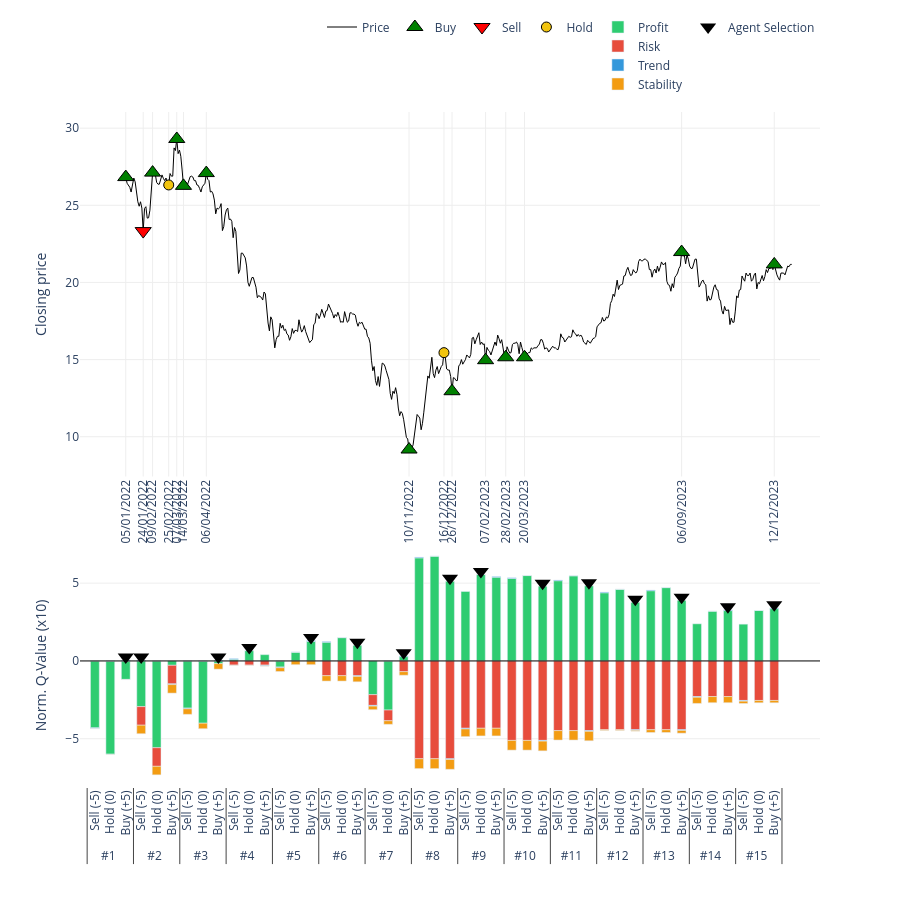

This figure's notebook cell:
### Code cell
# 2. Gọi hàm vẽ (Truyền đúng tên biến vào)
fig_hpg = plot_agent_reasoning_minimalist(
    ticker='HPG',                    # Tên mã cổ phiếu hiển thị trên tiêu đề
    df_price=df_processed_test_HPG,  # Dữ liệu giá
    actions=actions_HPG,             # Hành động thực tế
    q_history=q_values_history_HPG,      # Lịch sử Q-value (Input quan trọng)
    critical_indices=index_list_HPG,     # Danh sách các điểm cần vẽ
    scale=10                       # Thang đo hiển thị (để cột cao khoảng 50 đơn vị cho đẹp)
)
output_path_hpg = 'D:\\nckh\\SARSA_FinancialRL\\SARSA_FinancialRL\\Graph+Pic\\RDX_HPG_ucb.png'
fig_hpg.write_image(output_path_hpg, format='png', width=1400, height=900, scale=1)
print(f"✓ Đã xuất hình ảnh HPG tại: {output_path_hpg}")

# Hiển thị figure
fig_hpg.show()

### Figure 1 — Plotly figure (JSON) as saved in the notebook; plotly's stock layout.template omitted (floating-point values rounded to 4 significant figures; data arrays with more than 128 entries replaced by an {"elided": "..."} marker saying what was removed)
{"data": [{"hoverinfo": "x+y", "line": {"color": "black", "width": 1}, "mode": "lines", "name": "Price", "type": "scatter", "x": {"elided": "498 str values"}, "xaxis": "x", "y": {"elided": "498 float values"}, "yaxis": "y"}, {"marker": {"color": "green", "line": {"color": "black", "width": 1}, "size": 14, "symbol": "triangle-up"}, "mode": "markers", "name": "Buy", "type": "scatter", "x": ["05/01/2022", "09/02/2022", "07/03/2022", "14/03/2022", "06/04/2022", "10/11/2022", "26/12/2022", "07/02/2023", "28/02/2023", "20/03/2023", "06/09/2023", "12/12/2023"], "xaxis": "x", "y": [26.83, 27.12, 29.3, 26.26, 27.09, 9.17, 12.95, 14.96, 15.15, 15.15, 21.97, 21.17], "yaxis": "y"}, {"marker": {"color": "red", "line": {"color": "black", "width": 1}, "size": 14, "symbol": "triangle-down"}, "mode": "markers", "name": "Sell", "type": "scatter", "x": ["24/01/2022"], "xaxis": "x", "y": [23.33], "yaxis": "y"}, {"marker": {"color": "#f1c40f", "line": {"color": "black", "width": 1}, "size": 10, "symbol": "circle"}, "mode": "markers", "name": "Hold", "type": "scatter", "x": ["25/02/2022", "16/12/2022"], "xaxis": "x", "y": [26.32, 15.45], "yaxis": "y"}, {"legendgroup": "comp", "marker": {"color": "#2ecc71"}, "name": "Profit", "type": "bar", "x": [["#1", "#1", "#1", "#2", "#2", "#2", "#3", "#3", "#3", "#4", "#4", "#4", "#5", "#5", "#5", "#6", "#6", "#6", "#7", "#7", "#7", "#8", "#8", "#8", "#9", "#9", "#9", "#10", "#10", "#10", "#11", "#11", "#11", "#12", "#12", "#12", "#13", "#13", "#13", "#14", "#14", "#14", "#15", "#15", "#15"], ["Sell (-5)", "Hold (0)", "Buy (+5)", "Sell (-5)", "Hold (0)", "Buy (+5)", "Sell (-5)", "Hold (0)", "Buy (+5)", "Sell (-5)", "Hold (0)", "Buy (+5)", "Sell (-5)", "Hold (0)", "Buy (+5)", "Sell (-5)", "Hold (0)", "Buy (+5)", "Sell (-5)", "Hold (0)", "Buy (+5)", "Sell (-5)", "Hold (0)", "Buy (+5)", "Sell (-5)", "Hold (0)", "Buy (+5)", "Sell (-5)", "Hold (0)", "Buy (+5)", "Sell (-5)", "Hold (0)", "Buy (+5)", "Sell (-5)", "Hold (0)", "Buy (+5)", "Sell (-5)", "Hold (0)", "Buy (+5)", "Sell (-5)", "Hold (0)", "Buy (+5)", "Sell (-5)", "Hold (0)", "Buy (+5)"]], "xaxis": "x2", "y": [-4.299, -5.995, -1.188, -2.936, -5.578, -0.2793, -3.033, -4.002, -0.1739, 0.1043, 0.6667, 0.4033, -0.3936, 0.5714, 1.26, 1.202, 1.5, 0.9999, -2.168, -3.155, 0.2766, 6.625, 6.736, 5.118, 4.464, 5.556, 5.381, 5.3, 5.49, 4.802, 5.158, 5.475, 4.827, 4.381, 4.605, 3.765, 4.514, 4.716, 3.893, 2.386, 3.199, 3.237, 2.364, 3.245, 3.361], "yaxis": "y2"}, {"legendgroup": "comp", "marker": {"color": "#e74c3c"}, "name": "Risk", "type": "bar", "x": [["#1", "#1", "#1", "#2", "#2", "#2", "#3", "#3", "#3", "#4", "#4", "#4", "#5", "#5", "#5", "#6", "#6", "#6", "#7", "#7", "#7", "#8", "#8", "#8", "#9", "#9", "#9", "#10", "#10", "#10", "#11", "#11", "#11", "#12", "#12", "#12", "#13", "#13", "#13", "#14", "#14", "#14", "#15", "#15", "#15"], ["Sell (-5)", "Hold (0)", "Buy (+5)", "Sell (-5)", "Hold (0)", "Buy (+5)", "Sell (-5)", "Hold (0)", "Buy (+5)", "Sell (-5)", "Hold (0)", "Buy (+5)", "Sell (-5)", "Hold (0)", "Buy (+5)", "Sell (-5)", "Hold (0)", "Buy (+5)", "Sell (-5)", "Hold (0)", "Buy (+5)", "Sell (-5)", "Hold (0)", "Buy (+5)", "Sell (-5)", "Hold (0)", "Buy (+5)", "Sell (-5)", "Hold (0)", "Buy (+5)", "Sell (-5)", "Hold (0)", "Buy (+5)", "Sell (-5)", "Hold (0)", "Buy (+5)", "Sell (-5)", "Hold (0)", "Buy (+5)", "Sell (-5)", "Hold (0)", "Buy (+5)", "Sell (-5)", "Hold (0)", "Buy (+5)"]], "xaxis": "x2", "y": [0, 0, 0, -1.194, -1.194, -1.194, 0, 0, 0, -0.27, -0.27, -0.27, 0, 0, 0, -0.9498, -0.9498, -0.9498, -0.6905, -0.6905, -0.6905, -6.289, -6.289, -6.289, -4.327, -4.327, -4.327, -5.108, -5.108, -5.108, -4.48, -4.48, -4.48, -4.421, -4.421, -4.421, -4.421, -4.421, -4.421, -2.29, -2.29, -2.29, -2.54, -2.54, -2.54], "yaxis": "y2"}, {"legendgroup": "comp", "marker": {"color": "#3498db"}, "name": "Trend", "type": "bar", "x": [["#1", "#1", "#1", "#2", "#2", "#2", "#3", "#3", "#3", "#4", "#4", "#4", "#5", "#5", "#5", "#6", "#6", "#6", "#7", "#7", "#7", "#8", "#8", "#8", "#9", "#9", "#9", "#10", "#10", "#10", "#11", "#11", "#11", "#12", "#12", "#12", "#13", "#13", "#13", "#14", "#14", "#14", "#15", "#15", "#15"], ["Sell (-5)", "Hold (0)", "Buy (+5)", "Sell (-5)", "Hold (0)", "Buy (+5)", "Sell (-5)", "Hold (0)", "Buy (+5)", "Sell (-5)", "Hold (0)", "Buy (+5)", "Sell (-5)", "Hold (0)", "Buy (+5)", "Sell (-5)", "Hold (0)", "Buy (+5)", "Sell (-5)", "Hold (0)", "Buy (+5)", "Sell (-5)", "Hold (0)", "Buy (+5)", "Sell (-5)", "Hold (0)", "Buy (+5)", "Sell (-5)", "Hold (0)", "Buy (+5)", "Sell (-5)", "Hold (0)", "Buy (+5)", "Sell (-5)", "Hold (0)", "Buy (+5)", "Sell (-5)", "Hold (0)", "Buy (+5)", "Sell (-5)", "Hold (0)", "Buy (+5)", "Sell (-5)", "Hold (0)", "Buy (+5)"]], "xaxis": "x2", "y": [-0.04577, 0, 0.04577, 0.04577, 0, -0.04577, -0.04577, 0, 0.04577, 0.04577, 0, -0.04577, -0.04577, 0, 0.04577, 0.04577, 0, -0.04577, -0.04577, 0, 0.04577, 0.04577, 0, -0.04577, -0.04577, 0, 0.04577, 0.04577, 0, -0.04577, 0.04577, 0, -0.04577, 0.04577, 0, -0.04577, 0.04577, 0, -0.04577, -0.04577, 0, 0.04577, -0.04577, 0, 0.04577], "yaxis": "y2"}, {"legendgroup": "comp", "marker": {"color": "#f39c12"}, "name": "Stability", "type": "bar", "x": [["#1", "#1", "#1", "#2", "#2", "#2", "#3", "#3", "#3", "#4", "#4", "#4", "#5", "#5", "#5", "#6", "#6", "#6", "#7", "#7", "#7", "#8", "#8", "#8", "#9", "#9", "#9", "#10", "#10", "#10", "#11", "#11", "#11", "#12", "#12", "#12", "#13", "#13", "#13", "#14", "#14", "#14", "#15", "#15", "#15"], ["Sell (-5)", "Hold (0)", "Buy (+5)", "Sell (-5)", "Hold (0)", "Buy (+5)", "Sell (-5)", "Hold (0)", "Buy (+5)", "Sell (-5)", "Hold (0)", "Buy (+5)", "Sell (-5)", "Hold (0)", "Buy (+5)", "Sell (-5)", "Hold (0)", "Buy (+5)", "Sell (-5)", "Hold (0)", "Buy (+5)", "Sell (-5)", "Hold (0)", "Buy (+5)", "Sell (-5)", "Hold (0)", "Buy (+5)", "Sell (-5)", "Hold (0)", "Buy (+5)", "Sell (-5)", "Hold (0)", "Buy (+5)", "Sell (-5)", "Hold (0)", "Buy (+5)", "Sell (-5)", "Hold (0)", "Buy (+5)", "Sell (-5)", "Hold (0)", "Buy (+5)", "Sell (-5)", "Hold (0)", "Buy (+5)"]], "xaxis": "x2", "y": [-0.01025, -0.01025, -0.01025, -0.5495, -0.5495, -0.5495, -0.3541, -0.3541, -0.3541, -0.01736, -0.01736, -0.01736, -0.2405, -0.2405, -0.2405, -0.3455, -0.3455, -0.3455, -0.2286, -0.2286, -0.2286, -0.6319, -0.6319, -0.6319, -0.4933, -0.4933, -0.4933, -0.6256, -0.6256, -0.6256, -0.6057, -0.6057, -0.6057, -0.04808, -0.04808, -0.04808, -0.1777, -0.1777, -0.1777, -0.3955, -0.3955, -0.3955, -0.1494, -0.1494, -0.1494], "yaxis": "y2"}, {"marker": {"color": "black", "size": 14, "symbol": "triangle-down"}, "mode": "markers", "name": "Agent Selection", "showlegend": true, "type": "scatter", "x": [["#1", "#2", "#3", "#4", "#5", "#6", "#7", "#8", "#9", "#10", "#11", "#12", "#13", "#14", "#15"], ["Buy (+5)", "Sell (-5)", "Buy (+5)", "Hold (0)", "Buy (+5)", "Buy (+5)", "Buy (+5)", "Buy (+5)", "Hold (0)", "Buy (+5)", "Buy (+5)", "Buy (+5)", "Buy (+5)", "Buy (+5)", "Buy (+5)"]], "xaxis": "x2", "y": [0.2458, 0.2458, 0.2458, 0.8667, 1.506, 1.2, 0.5224, 5.318, 5.756, 5.002, 5.027, 3.965, 4.093, 3.483, 3.607], "yaxis": "y2"}], "layout": {"bargap": 0.4, "bargroupgap": 0.05, "barmode": "relative", "height": 900, "legend": {"orientation": "h", "x": 1, "xanchor": "right", "y": 1.02, "yanchor": "bottom"}, "plot_bgcolor": "white", "shapes": [{"line": {"color": "black", "dash": "solid", "width": 1}, "type": "line", "x0": 0, "x1": 1, "xref": "x2 domain", "y0": 0, "y1": 0, "yref": "y2"}], "showlegend": true, "xaxis": {"anchor": "y", "domain": [0, 1], "gridcolor": "#eee", "rangeslider": {"visible": false}, "showgrid": true, "tickangle": -90, "tickmode": "array", "ticktext": ["05/01/2022", "24/01/2022", "09/02/2022", "25/02/2022", "07/03/2022", "14/03/2022", "06/04/2022", "10/11/2022", "16/12/2022", "26/12/2022", "07/02/2023", "28/02/2023", "20/03/2023", "06/09/2023", "12/12/2023"], "tickvals": ["05/01/2022", "24/01/2022", "09/02/2022", "25/02/2022", "07/03/2022", "14/03/2022", "06/04/2022", "10/11/2022", "16/12/2022", "26/12/2022", "07/02/2023", "28/02/2023", "20/03/2023", "06/09/2023", "12/12/2023"]}, "xaxis2": {"anchor": "y2", "domain": [0, 1], "showticklabels": true, "tickangle": -90, "title": {"text": ""}, "type": "multicategory"}, "yaxis": {"anchor": "x", "domain": [0.46, 1], "gridcolor": "#eee", "showgrid": true, "title": {"text": "Closing price"}}, "yaxis2": {"anchor": "x2", "domain": [0, 0.36], "gridcolor": "#eee", "showgrid": true, "title": {"text": "Norm. Q-Value (x10)"}}}}
